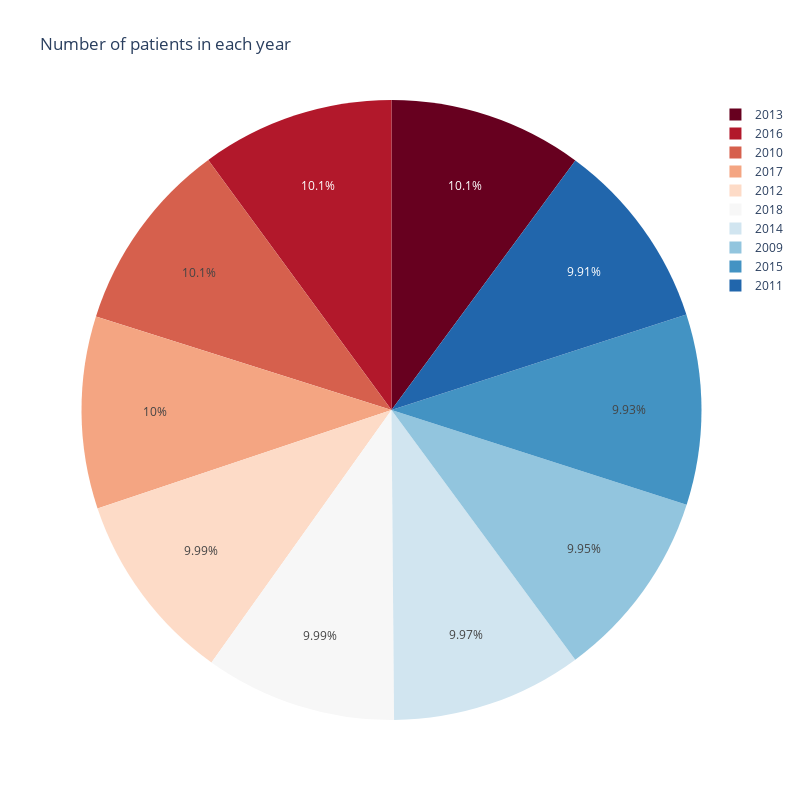

The code cell stored with this chart in its notebook:
### Markdown cell above
number of patinets in each year

### Code cell
data_years= data.groupby(['report_year'])['id'].count().reset_index(name='Number of Patients').sort_values(by= 'Number of Patients', ascending= False)
data_years
px.pie(data_years, values='Number of Patients', names= 'report_year' , title= 'Number of patients in each year', 
       width=800 , height=800 , color_discrete_sequence = px.colors.sequential.RdBu)

### Figure 1 — Plotly figure (JSON) as saved in the notebook; plotly's stock layout.template omitted (floating-point values rounded to 4 significant figures)
{"data": [{"domain": {"x": [0, 1], "y": [0, 1]}, "hovertemplate": "report_year=%{label}<br>Number of Patients=%{value}<extra></extra>", "labels": [2013, 2016, 2010, 2017, 2012, 2018, 2014, 2009, 2015, 2011], "legendgroup": "", "name": "", "showlegend": true, "type": "pie", "values": [28745, 28638, 28603, 28518, 28431, 28428, 28355, 28317, 28262, 28187]}], "layout": {"height": 800, "legend": {"tracegroupgap": 0}, "piecolorway": ["rgb(103,0,31)", "rgb(178,24,43)", "rgb(214,96,77)", "rgb(244,165,130)", "rgb(253,219,199)", "rgb(247,247,247)", "rgb(209,229,240)", "rgb(146,197,222)", "rgb(67,147,195)", "rgb(33,102,172)", "rgb(5,48,97)"], "title": {"text": "Number of patients in each year"}, "width": 800}}
